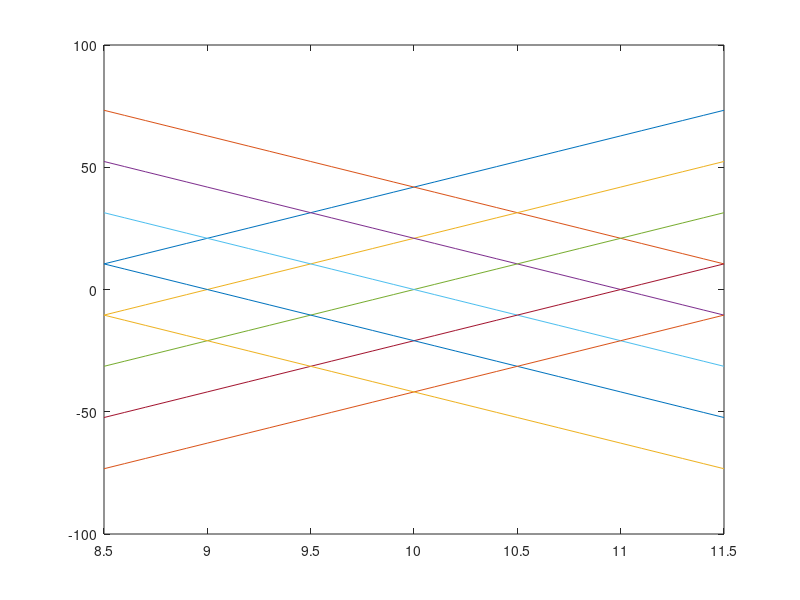

Write MATLAB code to recreate this figure. (Note: this script raises an error after producing the figure.)
clc, clear, close all,
M = -100:1:100;
N = -100:1:100;
Mod_depth = 2;
f0 = 10e9;
c = 3e8;
w0 = 2*pi*f0;
fs1 = 0.0001*f0;
ws1 = 0.1*w0;
f = (8.5:0.1:11.5)*1e9;
w = 2*pi*f;
fs = 0.1*f;
ws = 0.1*w;
%% refractive
% syms t m;
% Time = linspace(0,2/fs1,1000);
% refract_func = -1i*Mod_depth/(2*m*pi).*exp(1j*m*ws1*t);
% n = symsum(refract_func,m,-60,-1)+symsum(refract_func,m,1,60)+Mod_depth/2;
% nt = (double(vpa(subs(n,t,Time)))');
% figure,
% plot(Time,nt)
% xlabel('Time')
% ylabel('Refractive constant')
% axis([-inf inf 0 2])
%%
for in = 1: length(N)
    for im = 1 : length(N)
        if N(in)-M(im) == 0
            qp_nm = Mod_depth/2;
        else
            qp_nm = -1j*(Mod_depth/((N(in)-M(im))*pi*2));
        end
        Q(in,im) = ((qp_nm).^2)*(N(in)*ws1+w0)*(0.5*(N(in)+M(im))*ws1+w0);
    end
end
[An,Kappa_2] = eig(Q);
Kappa = (1/c)*sqrt(eig(Q));
k = real(Kappa);
%
figure,
for mode = [-2:2]
    k1 = ((w-w0)/c-mode*ws1/c);
    k2 = (-(w-w0)/c-mode*ws1/c);
    plot(f*1e-9,k1);
    hold on
    plot(f*1e-9,k2);
end
xline(f0*1e-9,'--',Color='r')
plot(f0*1e-9, -k(120)/(ws1/c),'.', 'MarkerSize', 30)
plot(f0*1e-9, -k(160)/(ws1/c),'.', 'MarkerSize', 30)
plot(f0*1e-9, k(200)/(ws1/c),'.', 'MarkerSize', 30)
plot(f0*1e-9, k(120)/(ws1/c),'.', 'MarkerSize', 30)
plot(f0*1e-9, k(160)/(ws1/c),'.', 'MarkerSize', 30)
xlabel('Freq')
ylabel('Wavenumber')
%
% alpha = [];
syms t n;
Time = linspace(0,2/fs1,1000);
alpha = symmatrix('alpha',[1 10]);
func1 = exp(1j*n*ws*t).*exp(1j*w0*t);
for i = 1 : 10
    if i == 1
        func = alpha(i).*symsum(func1,n,-100,100);
    else
        func = alpha(i).*symsum(func1,n,-100,100) + alpha(i-1).*symsum(func1,n,-100,100);
    end
end
% fx = (double(vpa(subs(func1,t,Time)))');
display(func)
%% Cal field
% alp = sym('alpha',[1,201])
for i = 1: length(M)
    An1(i,:) = sum(An(i));
end
alp = sym('alpha',[1,201]);
func1 = alp*An1 == 1;
x = solve(func1);